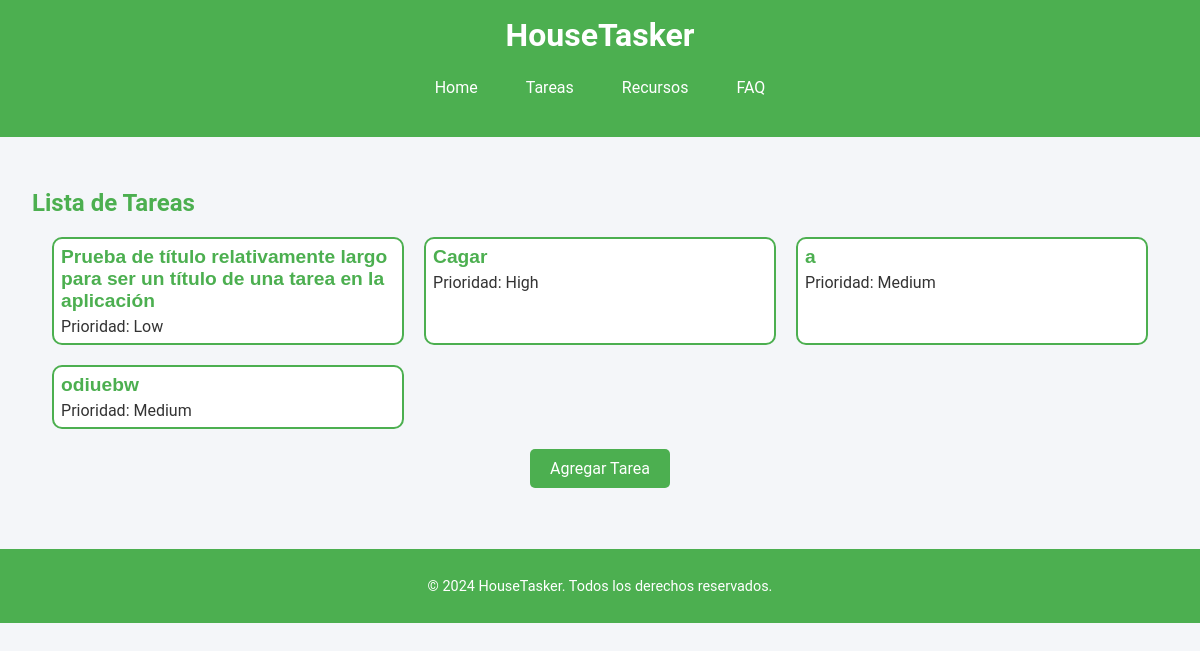
Page /tasks/ (signed in) on the earlier database version.
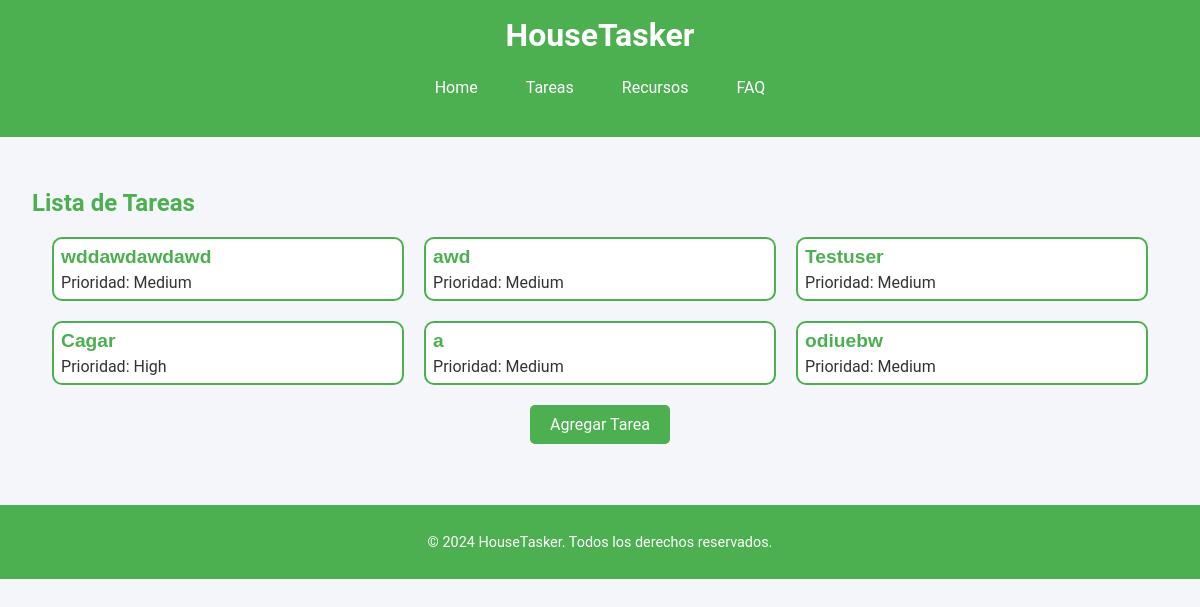
Same page on the later database version.
### appHouseTasker/models.py (models this page shows, shortened)
class Task(models.Model):
    LOW = 'Low'
    MEDIUM = 'Medium'
    HIGH = 'High'
    PRIORITY_CHOICES = [
        (LOW, 'Low'),
        (MEDIUM, 'Medium'),
        (HIGH, 'High'),
    ]
    title = models.CharField(max_length=255)
    description = models.TextField(blank=True, null=True)
    priority = models.CharField(max_length=6, choices=PRIORITY_CHOICES, default=MEDIUM)
    due_date = models.DateTimeField(default=timezone.now)
    completed = models.BooleanField(default=False)
    created_by = models.ForeignKey(CustomUser, on_delete=models.CASCADE)
    class Meta:
        ordering = ['-due_date', 'priority']

### appHouseTasker/views.py (the view)
# urls.py: path('tasks/', views.task_list, name='task_list'),  # List all tasks
@login_required
def task_list(request):
    tasks = Task.objects.all()
    return render(request, 'task_list.html', {'tasks': tasks})

### appHouseTasker/templates/task_list.html
{% extends "base.html" %}
{% load static %}
{% block head %}
<link rel="stylesheet" href="{% static 'css/task_list.css' %}">
{% endblock %}
{% block main %}
<h2>Lista de Tareas</h2>
<div class="task-container">
  {% for task in tasks %}
    <div class="task-item">
      <a href="{% url 'task_detail' task.id %}">{{ task.title }}</a>
      <span class="priority">Prioridad: {{ task.get_priority_display }}</span>
    </div>
  {% empty %}
    <p>No se encontraron tareas.</p>
  {% endfor %}
</div>
<div class="add-task-button-container">
  <a href="{% url 'task_create' %}" class="add-task-button">Agregar Tarea</a>
</div>
{% endblock %}

Differences in the rows shown:
removed Task: title "Prueba de título relativamente largo para ser un título de una tarea en la aplicación", priority "Low"
added Task: title "wddawdawdawd", priority "Medium"
added Task: title "awd", priority "Medium"
added Task: title "Testuser", priority "Medium"
